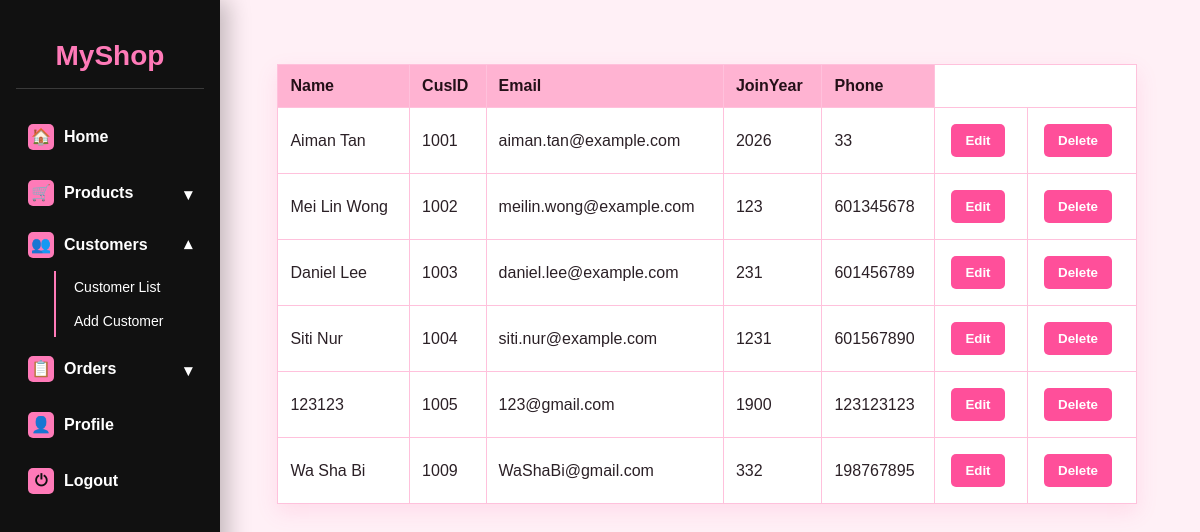
The page /customers.php on the database its author committed.
### tables this page shows
CREATE TABLE `customers` (
  `Name` varchar(255) NOT NULL,
  `CusID` varchar(32) NOT NULL,
  `Email` varchar(255) NOT NULL,
  `Password` int(25) NOT NULL,
  `JoinYear` int(4) NOT NULL,
  `Phone` int(15) NOT NULL
);

### customers.php (the view, shortened to what this page needs)
<?php
    $servername = "localhost";
    $username = "Myshop";
    $password = "";
    $dbname = "Myshop";
$conn = new mysqli($servername, $username, $password, $dbname);
?>
<!DOCTYPE html>
<html lang="en">
<head>
</head>
<body>
    <div class="sidebar">
        <div class="brand">MyShop</div>
        <a href="homepage.php"><span>&#127968;</span>Home</a>
        <details>
            <summary><span>&#128722;</span>Products</summary>
        </details>
        <details open>
            <summary><span>&#128101;</span>Customers</summary>
            <div class="submenu">
                <a href="customers.php">Customer List</a>
                <a href="addcustomer.php">Add Customer</a>
            </div>
        </details>
        <details>
            <summary><span>&#128203;</span>Orders</summary>
        </details>
        <a href="profile.php"><span>&#128100;</span>Profile</a>
        <a href="logout.php"><span>&#9211;</span>Logout</a>
    </div>
    <table width="800">
        <tr>
            <th>Name</th>
            <th>CusID</th>
            <th>Email</th>
            <th>JoinYear</th>
            <th>Phone</th>
        </tr>
        <?php
        $query = "SELECT * FROM customers ";
        $result = mysqli_query($conn, $query) or die("Couldn't execute query");
        while ($row = mysqli_fetch_assoc($result)) {
        ?>
        <tr>
            <form action="editprofile.php" method="POST">
                <td><?php echo $row['Name'] ?></td>
                <td><?php echo $row['CusID'] ?></td>
                <td><?php echo $row['Email'] ?></td>
                <td><?php echo $row['JoinYear'] ?></td>
                <td><?php echo $row['Phone'] ?></td>
                <td>
                    <input type="submit" value="Edit">
                </td>
            </form>
            <td>
                <form action="deletecustomer.php" method="POST"
                    onsubmit="return confirm('do you want to delete this customer(<?php echo $row['CusID']; ?>)?');">
                    <button type="submit">Delete</button>
                </form>
            </td>
        </tr>
    <?php
}
?>
    </table>
</body>
</html>

### customers.php (style rules this page uses)
* { box-sizing: border-box; font-family: Arial, Helvetica, sans-serif; }
body { min-width: 480px; max-width: 1280px; margin: 0 auto; padding: 36px 36px 36px 250px; background: #fff0f6; color: #2b2026; }
.sidebar { position: fixed; top: 0; left: 0; bottom: 0; width: 220px; padding: 24px 16px; background: #111111; box-shadow: 8px 0 22px rgba(0, 0, 0, 0.24); }
.brand { margin-bottom: 24px; padding: 16px 10px; color: #ff7ab8; font-size: 28px; font-weight: bold; text-align: center; border-bottom: 1px solid #3a3a3a; }
.sidebar a { display: block; margin: 8px 0; padding: 11px 12px; color: #ffffff; text-decoration: none; border-radius: 6px; font-weight: bold; }
.sidebar span { display: inline-block; width: 26px; height: 26px; margin-right: 10px; border-radius: 5px; background: #ff7ab8; color: #111111; text-align: center; line-height: 26px; }
table { width: 94%; max-width: 980px; margin: 28px auto; border-collapse: collapse; background: #ffffff; border: 1px solid #ffc1dc; box-shadow: 0 8px 20px rgba(255, 79, 154, 0.13); }
th { background: #ffb3d2; color: #241018; }
th, td { border: 1px solid #ffc1dc; padding: 12px; text-align: left; vertical-align: middle; }
form { margin: 0; }
input, textarea { width: 100%; max-width: 100%; padding: 8px; border: 1px solid #ffaad0; border-radius: 5px; background: #ffffff; color: #2b2026; }
input[type="submit"], button { width: auto; margin: 4px; padding: 9px 14px; border: 0; border-radius: 5px; background: #ff4f9a; color: #ffffff; cursor: pointer; font-weight: bold; }
a { color: #d9367d; text-decoration: none; }
.sidebar details { margin: 4px 0; }
.sidebar summary { position: relative; display: block; padding: 11px 12px; border-radius: 6px; color: #ffffff; cursor: pointer; font-weight: bold; list-style: none; }
.sidebar summary::after { content: "\25BE"; position: absolute; top: 16px; right: 12px; color: #ffffff; }
.sidebar details[open] summary::after { transform: rotate(180deg); }
.sidebar .submenu { margin: 2px 0 8px 38px; padding-left: 8px; border-left: 2px solid #ff7ab8; }
.sidebar .submenu a { margin: 2px 0; padding: 8px 10px; font-size: 14px; font-weight: normal; }

### rows shown on the page
customers: Name "Aiman Tan", CusID "1001", Email "aiman.tan@example.com", JoinYear "2026", Phone "33"
customers: Name "Mei Lin Wong", CusID "1002", Email "meilin.wong@example.com", JoinYear "123", Phone "601345678"
customers: Name "Daniel Lee", CusID "1003", Email "daniel.lee@example.com", JoinYear "231", Phone "601456789"
customers: Name "Siti Nur", CusID "1004", Email "siti.nur@example.com", JoinYear "1231", Phone "601567890"
customers: Name "123123", CusID "1005", Email "123@gmail.com", JoinYear "1900", Phone "123123123"
customers: Name "Wa Sha Bi", CusID "1009", Email "WaShaBi@gmail.com", JoinYear "332", Phone "198767895"
